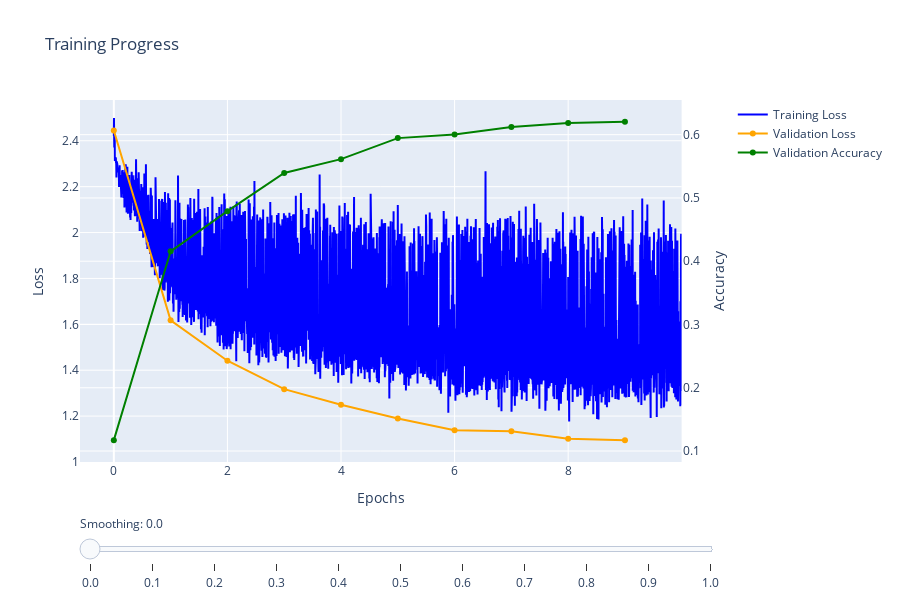

Notebook cell for this chart:
### Code cell
from src.lab1.cifar10_trainer import CIFAR10Module, PlotlyCallback
import pytorch_lightning as pl
from pytorch_lightning.callbacks import ModelCheckpoint

module = CIFAR10Module(
    model=vit,                                         # the model to train 
    learning_rate=1e-4,                                # the learning rate for the optimizer
    batch_size=128                                     # the batch size for the dataloader
)

checkpoint_callback = ModelCheckpoint(
    monitor='val_acc',                                 # the metric to monitor 
    mode='max',                                        # the mode to use for the monitor
    save_top_k=1,                                      # the number of top models to save
    save_last=True,                                    # whether to save the last model
    dirpath='./src/lab1/checkpoints',                 # the path to save the model during training
    filename='best'                                    # save the best model as 'best.ckpt'
)

trainer = pl.Trainer(
    max_epochs=10,                                      # the number of epochs to train for
    callbacks=[PlotlyCallback(), checkpoint_callback],  # the callbacks to use during training
    accelerator="auto",                                 # the accelerator to use during training
    devices="auto",                                     # the devices to use during training
    precision=16                                        # the precision to use during training
)
trainer.fit(module)

### Figure 1 — Plotly figure (JSON) as saved in the notebook; plotly's stock layout.template omitted (floating-point values rounded to 4 significant figures; data arrays with more than 128 entries replaced by an {"elided": "..."} marker saying what was removed)
{"data": [{"line": {"color": "blue"}, "name": "Training Loss", "type": "scatter", "visible": true, "x": {"elided": "3910 float values"}, "xaxis": "x", "y": {"elided": "3910 float values"}, "yaxis": "y"}, {"line": {"color": "orange"}, "name": "Validation Loss", "type": "scatter", "visible": true, "x": [0, 1, 2, 3, 4, 5, 6, 7, 8, 9], "xaxis": "x", "y": [2.444, 1.617, 1.441, 1.317, 1.249, 1.19, 1.138, 1.134, 1.101, 1.095], "yaxis": "y"}, {"line": {"color": "green"}, "name": "Validation Accuracy", "type": "scatter", "visible": true, "x": [0, 1, 2, 3, 4, 5, 6, 7, 8, 9], "xaxis": "x", "y": [0.1172, 0.4156, 0.4791, 0.5396, 0.5613, 0.5945, 0.6003, 0.6121, 0.6186, 0.6203], "yaxis": "y2"}, {"line": {"color": "blue"}, "name": "Training Loss", "type": "scatter", "visible": false, "x": {"elided": "3910 float values"}, "xaxis": "x", "y": {"elided": "3910 float values"}, "yaxis": "y"}, {"line": {"color": "orange"}, "name": "Validation Loss", "type": "scatter", "visible": false, "x": [0, 1, 2, 3, 4, 5, 6, 7, 8, 9], "xaxis": "x", "y": [2.444, 1.7, 1.467, 1.332, 1.258, 1.197, 1.144, 1.135, 1.104, 1.096], "yaxis": "y"}, {"line": {"color": "green"}, "name": "Validation Accuracy", "type": "scatter", "visible": false, "x": [0, 1, 2, 3, 4, 5, 6, 7, 8, 9], "xaxis": "x", "y": [0.1172, 0.3858, 0.4698, 0.5326, 0.5584, 0.5909, 0.5993, 0.6109, 0.6178, 0.62], "yaxis": "y2"}, {"line": {"color": "blue"}, "name": "Training Loss", "type": "scatter", "visible": false, "x": {"elided": "3910 float values"}, "xaxis": "x", "y": {"elided": "3910 float values"}, "yaxis": "y"}, {"line": {"color": "orange"}, "name": "Validation Loss", "type": "scatter", "visible": false, "x": [0, 1, 2, 3, 4, 5, 6, 7, 8, 9], "xaxis": "x", "y": [2.444, 1.783, 1.51, 1.356, 1.271, 1.206, 1.152, 1.138, 1.108, 1.098], "yaxis": "y"}, {"line": {"color": "green"}, "name": "Validation Accuracy", "type": "scatter", "visible": false, "x": [0, 1, 2, 3, 4, 5, 6, 7, 8, 9], "xaxis": "x", "y": [0.1172, 0.356, 0.4545, 0.5225, 0.5536, 0.5863, 0.5975, 0.6092, 0.6167, 0.6195], "yaxis": "y2"}, {"line": {"color": "blue"}, "name": "Training Loss", "type": "scatter", "visible": false, "x": {"elided": "3910 float values"}, "xaxis": "x", "y": {"elided": "3910 float values"}, "yaxis": "y"}, {"line": {"color": "orange"}, "name": "Validation Loss", "type": "scatter", "visible": false, "x": [0, 1, 2, 3, 4, 5, 6, 7, 8, 9], "xaxis": "x", "y": [2.444, 1.865, 1.569, 1.393, 1.292, 1.221, 1.163, 1.143, 1.113, 1.101], "yaxis": "y"}, {"line": {"color": "green"}, "name": "Validation Accuracy", "type": "scatter", "visible": false, "x": [0, 1, 2, 3, 4, 5, 6, 7, 8, 9], "xaxis": "x", "y": [0.1172, 0.3261, 0.4332, 0.5077, 0.5452, 0.5797, 0.5941, 0.6067, 0.615, 0.6187], "yaxis": "y2"}, {"line": {"color": "blue"}, "name": "Training Loss", "type": "scatter", "visible": false, "x": {"elided": "3910 float values"}, "xaxis": "x", "y": {"elided": "3910 float values"}, "yaxis": "y"}, {"line": {"color": "orange"}, "name": "Validation Loss", "type": "scatter", "visible": false, "x": [0, 1, 2, 3, 4, 5, 6, 7, 8, 9], "xaxis": "x", "y": [2.444, 1.948, 1.644, 1.448, 1.329, 1.246, 1.181, 1.153, 1.122, 1.106], "yaxis": "y"}, {"line": {"color": "green"}, "name": "Validation Accuracy", "type": "scatter", "visible": false, "x": [0, 1, 2, 3, 4, 5, 6, 7, 8, 9], "xaxis": "x", "y": [0.1172, 0.2963, 0.406, 0.4861, 0.5312, 0.5692, 0.5879, 0.6024, 0.6121, 0.617], "yaxis": "y2"}, {"line": {"color": "blue"}, "name": "Training Loss", "type": "scatter", "visible": false, "x": {"elided": "3910 float values"}, "xaxis": "x", "y": {"elided": "3910 float values"}, "yaxis": "y"}, {"line": {"color": "orange"}, "name": "Validation Loss", "type": "scatter", "visible": false, "x": [0, 1, 2, 3, 4, 5, 6, 7, 8, 9], "xaxis": "x", "y": [2.444, 2.031, 1.736, 1.527, 1.388, 1.289, 1.214, 1.174, 1.137, 1.116], "yaxis": "y"}, {"line": {"color": "green"}, "name": "Validation Accuracy", "type": "scatter", "visible": false, "x": [0, 1, 2, 3, 4, 5, 6, 7, 8, 9], "xaxis": "x", "y": [0.1172, 0.2664, 0.3728, 0.4562, 0.5087, 0.5516, 0.576, 0.5941, 0.6063, 0.6133], "yaxis": "y2"}, {"line": {"color": "blue"}, "name": "Training Loss", "type": "scatter", "visible": false, "x": {"elided": "3910 float values"}, "xaxis": "x", "y": {"elided": "3910 float values"}, "yaxis": "y"}, {"line": {"color": "orange"}, "name": "Validation Loss", "type": "scatter", "visible": false, "x": [0, 1, 2, 3, 4, 5, 6, 7, 8, 9], "xaxis": "x", "y": [2.444, 2.114, 1.845, 1.634, 1.48, 1.364, 1.274, 1.218, 1.171, 1.141], "yaxis": "y"}, {"line": {"color": "green"}, "name": "Validation Accuracy", "type": "scatter", "visible": false, "x": [0, 1, 2, 3, 4, 5, 6, 7, 8, 9], "xaxis": "x", "y": [0.1172, 0.2366, 0.3336, 0.416, 0.4741, 0.5223, 0.5535, 0.5769, 0.5936, 0.6043], "yaxis": "y2"}, {"line": {"color": "blue"}, "name": "Training Loss", "type": "scatter", "visible": false, "x": {"elided": "3910 float values"}, "xaxis": "x", "y": {"elided": "3910 float values"}, "yaxis": "y"}, {"line": {"color": "orange"}, "name": "Validation Loss", "type": "scatter", "visible": false, "x": [0, 1, 2, 3, 4, 5, 6, 7, 8, 9], "xaxis": "x", "y": [2.444, 2.196, 1.97, 1.774, 1.617, 1.489, 1.384, 1.309, 1.246, 1.201], "yaxis": "y"}, {"line": {"color": "green"}, "name": "Validation Accuracy", "type": "scatter", "visible": false, "x": [0, 1, 2, 3, 4, 5, 6, 7, 8, 9], "xaxis": "x", "y": [0.1172, 0.2067, 0.2884, 0.3638, 0.423, 0.4745, 0.5122, 0.5422, 0.5651, 0.5817], "yaxis": "y2"}, {"line": {"color": "blue"}, "name": "Training Loss", "type": "scatter", "visible": false, "x": {"elided": "3910 float values"}, "xaxis": "x", "y": {"elided": "3910 float values"}, "yaxis": "y"}, {"line": {"color": "orange"}, "name": "Validation Loss", "type": "scatter", "visible": false, "x": [0, 1, 2, 3, 4, 5, 6, 7, 8, 9], "xaxis": "x", "y": [2.444, 2.279, 2.111, 1.953, 1.812, 1.688, 1.578, 1.489, 1.411, 1.348], "yaxis": "y"}, {"line": {"color": "green"}, "name": "Validation Accuracy", "type": "scatter", "visible": false, "x": [0, 1, 2, 3, 4, 5, 6, 7, 8, 9], "xaxis": "x", "y": [0.1172, 0.1769, 0.2373, 0.2978, 0.3505, 0.3993, 0.4395, 0.474, 0.5029, 0.5264], "yaxis": "y2"}, {"line": {"color": "blue"}, "name": "Training Loss", "type": "scatter", "visible": false, "x": {"elided": "3910 float values"}, "xaxis": "x", "y": {"elided": "3910 float values"}, "yaxis": "y"}, {"line": {"color": "orange"}, "name": "Validation Loss", "type": "scatter", "visible": false, "x": [0, 1, 2, 3, 4, 5, 6, 7, 8, 9], "xaxis": "x", "y": [2.444, 2.362, 2.27, 2.174, 2.082, 1.993, 1.907, 1.83, 1.757, 1.691], "yaxis": "y"}, {"line": {"color": "green"}, "name": "Validation Accuracy", "type": "scatter", "visible": false, "x": [0, 1, 2, 3, 4, 5, 6, 7, 8, 9], "xaxis": "x", "y": [0.1172, 0.147, 0.1802, 0.2162, 0.2507, 0.2851, 0.3166, 0.3461, 0.3734, 0.3981], "yaxis": "y2"}, {"line": {"color": "blue"}, "name": "Training Loss", "type": "scatter", "visible": false, "x": {"elided": "3910 float values"}, "xaxis": "x", "y": {"elided": "3910 float values"}, "yaxis": "y"}, {"line": {"color": "orange"}, "name": "Validation Loss", "type": "scatter", "visible": false, "x": [0, 1, 2, 3, 4, 5, 6, 7, 8, 9], "xaxis": "x", "y": [2.444, 2.444, 2.444, 2.444, 2.444, 2.444, 2.444, 2.444, 2.444, 2.444], "yaxis": "y"}, {"line": {"color": "green"}, "name": "Validation Accuracy", "type": "scatter", "visible": false, "x": [0, 1, 2, 3, 4, 5, 6, 7, 8, 9], "xaxis": "x", "y": [0.1172, 0.1172, 0.1172, 0.1172, 0.1172, 0.1172, 0.1172, 0.1172, 0.1172, 0.1172], "yaxis": "y2"}], "layout": {"height": 600, "hovermode": "x unified", "showlegend": true, "sliders": [{"active": 0, "currentvalue": {"prefix": "Smoothing: "}, "pad": {"t": 50}, "steps": [{"args": [{"visible": [true, true, true, false, false, false, false, false, false, false, false, false, false, false, false, false, false, false, false, false, false, false, false, false, false, false, false, false, false, false, false, false, false]}], "label": "0.0", "method": "update"}, {"args": [{"visible": [false, false, false, true, true, true, false, false, false, false, false, false, false, false, false, false, false, false, false, false, false, false, false, false, false, false, false, false, false, false, false, false, false]}], "label": "0.1", "method": "update"}, {"args": [{"visible": [false, false, false, false, false, false, true, true, true, false, false, false, false, false, false, false, false, false, false, false, false, false, false, false, false, false, false, false, false, false, false, false, false]}], "label": "0.2", "method": "update"}, {"args": [{"visible": [false, false, false, false, false, false, false, false, false, true, true, true, false, false, false, false, false, false, false, false, false, false, false, false, false, false, false, false, false, false, false, false, false]}], "label": "0.3", "method": "update"}, {"args": [{"visible": [false, false, false, false, false, false, false, false, false, false, false, false, true, true, true, false, false, false, false, false, false, false, false, false, false, false, false, false, false, false, false, false, false]}], "label": "0.4", "method": "update"}, {"args": [{"visible": [false, false, false, false, false, false, false, false, false, false, false, false, false, false, false, true, true, true, false, false, false, false, false, false, false, false, false, false, false, false, false, false, false]}], "label": "0.5", "method": "update"}, {"args": [{"visible": [false, false, false, false, false, false, false, false, false, false, false, false, false, false, false, false, false, false, true, true, true, false, false, false, false, false, false, false, false, false, false, false, false]}], "label": "0.6", "method": "update"}, {"args": [{"visible": [false, false, false, false, false, false, false, false, false, false, false, false, false, false, false, false, false, false, false, false, false, true, true, true, false, false, false, false, false, false, false, false, false]}], "label": "0.7", "method": "update"}, {"args": [{"visible": [false, false, false, false, false, false, false, false, false, false, false, false, false, false, false, false, false, false, false, false, false, false, false, false, true, true, true, false, false, false, false, false, false]}], "label": "0.8", "method": "update"}, {"args": [{"visible": [false, false, false, false, false, false, false, false, false, false, false, false, false, false, false, false, false, false, false, false, false, false, false, false, false, false, false, true, true, true, false, false, false]}], "label": "0.9", "method": "update"}, {"args": [{"visible": [false, false, false, false, false, false, false, false, false, false, false, false, false, false, false, false, false, false, false, false, false, false, false, false, false, false, false, false, false, false, true, true, true]}], "label": "1.0", "method": "update"}]}], "title": {"text": "Training Progress"}, "xaxis": {"anchor": "y", "domain": [0, 0.94], "title": {"text": "Epochs"}}, "yaxis": {"anchor": "x", "domain": [0, 1], "title": {"text": "Loss"}}, "yaxis2": {"anchor": "x", "overlaying": "y", "side": "right", "title": {"text": "Accuracy"}}}}
